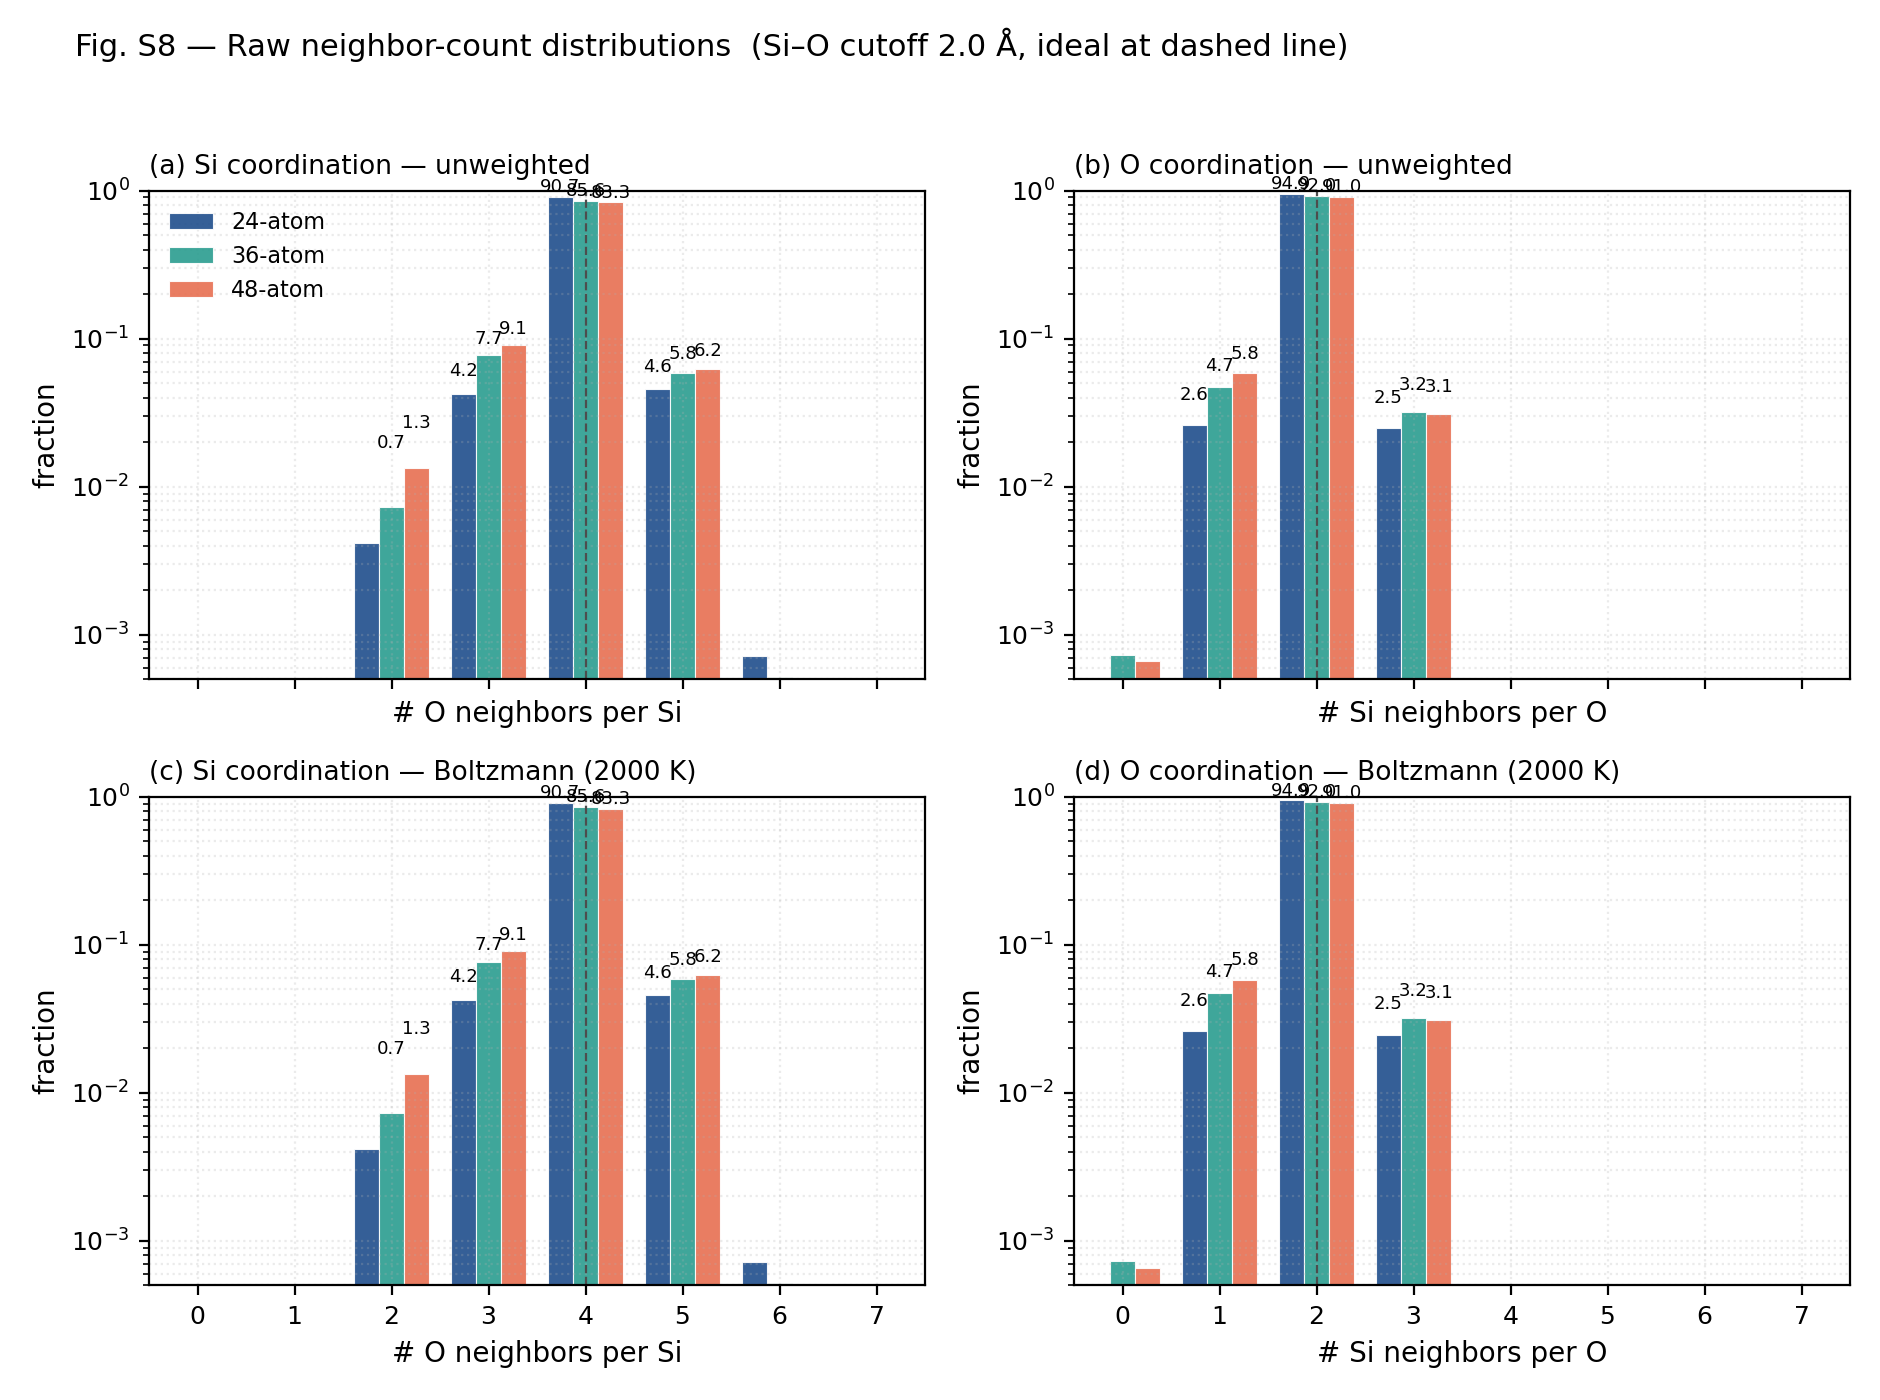

The Python source for this figure:
"""
Fig. S8 — Raw coordination distribution (not bridging-only) for Si and O,
at the 2.0 Å Si–O cutoff. Shows the full per-Si and per-O neighbor-count
PMF, with both unweighted (top row) and Boltzmann-weighted at T = 2000 K
(bottom row). Surfaces the 5- and 6-fold Si tail and the 3-fold O tail
that the Q^n classifier silently caps.
"""

from __future__ import annotations

import sys
from pathlib import Path

import matplotlib.pyplot as plt
import numpy as np

ROOT = Path(__file__).resolve().parents[2]
sys.path.insert(0, str(ROOT))

from paper_completion._load import (   # noqa: E402
    SizeEnsemble, SIZE_COLORS, SIZE_LABELS, boltzmann_coord_distribution,
)

SIZES = (24, 36, 48)
CUTOFF = 2.0
MAX_N = 7
OUT = Path(__file__).parent


def main():
    plt.rcParams.update({
        "font.family": "DejaVu Sans",
        "axes.labelsize": 10, "xtick.labelsize": 9, "ytick.labelsize": 9,
        "legend.fontsize": 8,
    })

    pmfs = {}
    for sz in SIZES:
        e = SizeEnsemble(sz)
        pmfs[sz] = {
            ("Si_O", False): boltzmann_coord_distribution(e, "Si", "O", CUTOFF, MAX_N, use_weights=False),
            ("Si_O", True):  boltzmann_coord_distribution(e, "Si", "O", CUTOFF, MAX_N, use_weights=True),
            ("O_Si", False): boltzmann_coord_distribution(e, "O",  "Si", CUTOFF, MAX_N, use_weights=False),
            ("O_Si", True):  boltzmann_coord_distribution(e, "O",  "Si", CUTOFF, MAX_N, use_weights=True),
        }

    fig, axes = plt.subplots(2, 2, figsize=(9.4, 7.0), sharex=True)

    panels = [
        (axes[0, 0], "Si_O", False, "(a) Si coordination — unweighted",
         r"# O neighbors per Si", 4),
        (axes[0, 1], "O_Si", False, "(b) O coordination — unweighted",
         r"# Si neighbors per O", 2),
        (axes[1, 0], "Si_O", True,  "(c) Si coordination — Boltzmann (2000 K)",
         r"# O neighbors per Si", 4),
        (axes[1, 1], "O_Si", True,  "(d) O coordination — Boltzmann (2000 K)",
         r"# Si neighbors per O", 2),
    ]

    width = 0.26
    offsets = (-1, 0, 1)

    for ax, key, weighted, title, xlabel, ideal in panels:
        x = np.arange(MAX_N + 1)
        for i, sz in enumerate(SIZES):
            h = pmfs[sz][(key, weighted)]
            bars = ax.bar(x + offsets[i] * width, h, width,
                          color=SIZE_COLORS[sz], edgecolor="white", linewidth=0.4,
                          alpha=0.9, label=SIZE_LABELS[sz] if ax is axes[0, 0] else None)
            for xi, hi in zip(x + offsets[i] * width, h):
                if hi >= 0.005:
                    ax.text(xi, hi + 0.01, f"{hi*100:.1f}", ha="center",
                            va="bottom", fontsize=6.5, rotation=0)
        ax.axvline(ideal, ls="--", color="0.3", lw=0.8)
        ax.set_yscale("log")
        ax.set_ylim(5e-4, 1.0)
        ax.set_xlim(-0.5, MAX_N + 0.5)
        ax.set_xticks(x)
        ax.set_xlabel(xlabel)
        ax.set_ylabel("fraction")
        ax.set_title(title, loc="left", fontsize=9.5)
        ax.grid(alpha=0.25, ls=":", which="both")

    axes[0, 0].legend(frameon=False, loc="upper left")

    fig.suptitle(
        f"Fig. S8 — Raw neighbor-count distributions  (Si–O cutoff {CUTOFF:.1f} Å, "
        "ideal at dashed line)",
        x=0.04, ha="left", fontsize=11)
    fig.tight_layout(rect=[0, 0, 1, 0.96])
    pdf = OUT / "figS8_raw_coordination_distribution.pdf"
    png = OUT / "figS8_raw_coordination_distribution.png"
    fig.savefig(pdf); fig.savefig(png, dpi=200)
    print(f"Wrote {pdf.name} and {png.name}")

    # Also print a small text summary so the numbers can go straight into the SI text
    print("\nBoltzmann-weighted fractions (2.0 Å cutoff):")
    for sz in SIZES:
        sio = pmfs[sz][("Si_O", True)]
        osi = pmfs[sz][("O_Si", True)]
        under_si = sio[:4].sum()
        ideal_si = sio[4]
        over_si  = sio[5:].sum()
        under_o  = osi[:2].sum()
        ideal_o  = osi[2]
        over_o   = osi[3:].sum()
        print(f"  {sz}-atom: Si  under(<4)={under_si*100:5.2f}%  ideal(4)={ideal_si*100:5.2f}%  over(>4)={over_si*100:5.2f}%   "
              f"O  under(<2)={under_o*100:5.2f}%  ideal(2)={ideal_o*100:5.2f}%  over(>2)={over_o*100:5.2f}%")


if __name__ == "__main__":
    main()
